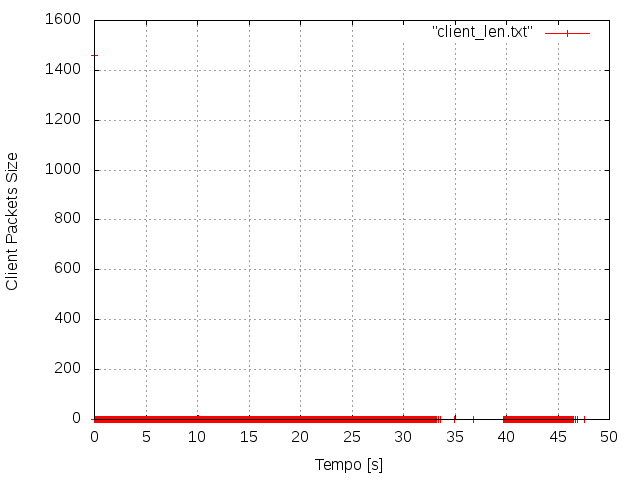

Generate this figure with gnuplot:
#!/usr/bin/gnuplot -persist
#
#    
#    	G N U P L O T
#    	Version 4.6 patchlevel 6    last modified September 2014
#    	Build System: Linux x86_64
#    
#    	Copyright (C) 1986-1993, 1998, 2004, 2007-2014
#    	Thomas Williams, Colin Kelley and many others
#    
#    	gnuplot home:     http://www.gnuplot.info
#    	faq, bugs, etc:   type "help FAQ"
#    	immediate help:   type "help"  (plot window: hit 'h')
# set terminal png nocrop font "/usr/share/fonts/truetype/liberation/LiberationSans-Regular.ttf,12" fontscale 1.0 size 600,400 
# set output 'client_len.png'
unset clip points
set clip one
unset clip two
set bar 1.000000 front
set border 31 front linetype -1 linewidth 1.000
set timefmt z "%d/%m/%y,%H:%M"
set zdata 
set timefmt y "%d/%m/%y,%H:%M"
set ydata 
set timefmt x "%d/%m/%y,%H:%M"
set xdata 
set timefmt cb "%d/%m/%y,%H:%M"
set timefmt y2 "%d/%m/%y,%H:%M"
set y2data 
set timefmt x2 "%d/%m/%y,%H:%M"
set x2data 
set boxwidth
set style fill  empty border
set style rectangle back fc lt -3 fillstyle   solid 1.00 border lt -1
set style circle radius graph 0.02, first 0, 0 
set style ellipse size graph 0.05, 0.03, first 0 angle 0 units xy
set dummy x,y
set format x "% g"
set format y "% g"
set format x2 "% g"
set format y2 "% g"
set format z "% g"
set format cb "% g"
set format r "% g"
set angles radians
set grid nopolar
set grid xtics nomxtics ytics nomytics noztics nomztics \
 nox2tics nomx2tics noy2tics nomy2tics nocbtics nomcbtics
set grid layerdefault   linetype 0 linewidth 1.000,  linetype 0 linewidth 1.000
set raxis
set key title ""
set key inside right top vertical Right noreverse enhanced autotitles nobox
set key noinvert samplen 4 spacing 1 width 0 height 0 
set key maxcolumns 0 maxrows 0
set key noopaque
unset label
unset arrow
set style increment default
unset style line
unset style arrow
set style histogram clustered gap 2 title  offset character 0, 0, 0
unset logscale
set offsets 0, 0, 0, 0
set pointsize 1
set pointintervalbox 1
set encoding default
unset polar
unset parametric
unset decimalsign
set view 60, 30, 1, 1
set samples 100, 100
set isosamples 10, 10
set surface
unset contour
set clabel '%8.3g'
set mapping cartesian
set datafile separator whitespace
unset hidden3d
set cntrparam order 4
set cntrparam linear
set cntrparam levels auto 5
set cntrparam points 5
set size ratio 0 1,1
set origin 0,0
set style data points
set style function lines
set xzeroaxis linetype -2 linewidth 1.000
set yzeroaxis linetype -2 linewidth 1.000
set zzeroaxis linetype -2 linewidth 1.000
set x2zeroaxis linetype -2 linewidth 1.000
set y2zeroaxis linetype -2 linewidth 1.000
set ticslevel 0.5
set mxtics default
set mytics default
set mztics default
set mx2tics default
set my2tics default
set mcbtics default
set xtics border in scale 1,0.5 mirror norotate  offset character 0, 0, 0 autojustify
set xtics autofreq  norangelimit
set ytics border in scale 1,0.5 mirror norotate  offset character 0, 0, 0 autojustify
set ytics autofreq  norangelimit
set ztics border in scale 1,0.5 nomirror norotate  offset character 0, 0, 0 autojustify
set ztics autofreq  norangelimit
set nox2tics
set noy2tics
set cbtics border in scale 1,0.5 mirror norotate  offset character 0, 0, 0 autojustify
set cbtics autofreq  norangelimit
set rtics axis in scale 1,0.5 nomirror norotate  offset character 0, 0, 0 autojustify
set rtics autofreq  norangelimit
set title "" 
set title  offset character 0, 0, 0 font "" norotate
set timestamp bottom 
set timestamp "" 
set timestamp  offset character 0, 0, 0 font "" norotate
set rrange [ * : * ] noreverse nowriteback
set trange [ * : * ] noreverse nowriteback
set urange [ * : * ] noreverse nowriteback
set vrange [ * : * ] noreverse nowriteback
set xlabel "Tempo [s]" 
set xlabel  offset character 0, 0, 0 font "" textcolor lt -1 norotate
set x2label "" 
set x2label  offset character 0, 0, 0 font "" textcolor lt -1 norotate
set xrange [ * : * ] noreverse nowriteback
set x2range [ * : * ] noreverse nowriteback
set ylabel "Client Packets Size" 
set ylabel  offset character 0, 0, 0 font "" textcolor lt -1 rotate by -270
set y2label "" 
set y2label  offset character 0, 0, 0 font "" textcolor lt -1 rotate by -270
set yrange [ * : * ] noreverse nowriteback
set y2range [ * : * ] noreverse nowriteback
set zlabel "" 
set zlabel  offset character 0, 0, 0 font "" textcolor lt -1 norotate
set zrange [ * : * ] noreverse nowriteback
set cblabel "" 
set cblabel  offset character 0, 0, 0 font "" textcolor lt -1 rotate by -270
set cbrange [ * : * ] noreverse nowriteback
set zero 1e-08
set lmargin  -1
set bmargin  -1
set rmargin  -1
set tmargin  -1
set locale "it_IT.UTF-8"
set pm3d explicit at s
set pm3d scansautomatic
set pm3d interpolate 1,1 flush begin noftriangles nohidden3d corners2color mean
set palette positive nops_allcF maxcolors 0 gamma 1.5 color model RGB 
set palette rgbformulae 7, 5, 15
set colorbox default
set colorbox vertical origin screen 0.9, 0.2, 0 size screen 0.05, 0.6, 0 front bdefault
set style boxplot candles range  1.50 outliers pt 7 separation 1 labels auto unsorted
set loadpath 
set fontpath 
set psdir
set fit noerrorvariables noprescale
GNUTERM = "x11"
plot "client_len.txt" with linespoint
#    EOF
